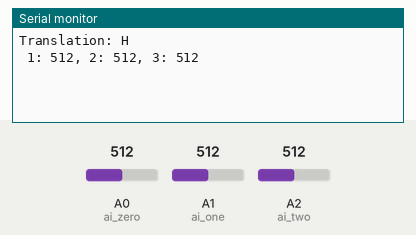
A sketch run on a simulated Arduino Uno, built with avr-gcc and run on an emulated ATmega328P. On the bench: the last lines printed to the serial monitor. The test bench sets the inputs (shaded band); at power-on: A0 (ai_zero) = 512, A2 (ai_two) = 512, A1 (ai_one) = 512.

Above: at 3.3 s.
3.4 s: A0 (ai_zero) set to 760
At 7.8 s:
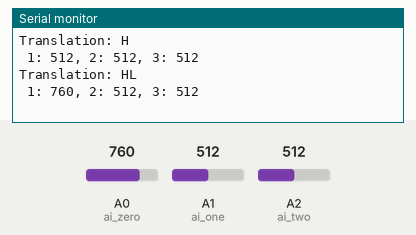
8.5 s: A2 (ai_two) set to 760
At 12.6 s:
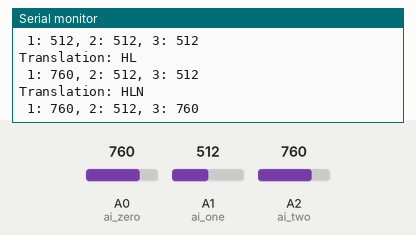
13.0 s: A1 (ai_one) set to 240
At 17.2 s:
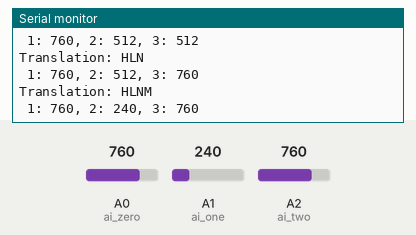
17.5 s: A0 (ai_zero) set to 740
At 21.7 s:
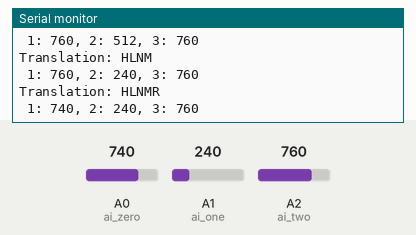
22.0 s: A1 (ai_one) set to 260
At 25.5 s:
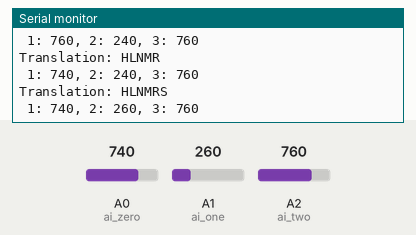
26.5 s: A2 (ai_two) set to 740
At 30.3 s:
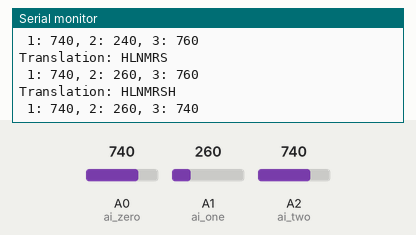
Timing chart, 0 to 31.8 s (numbered marks = the images above; inputs shaded):
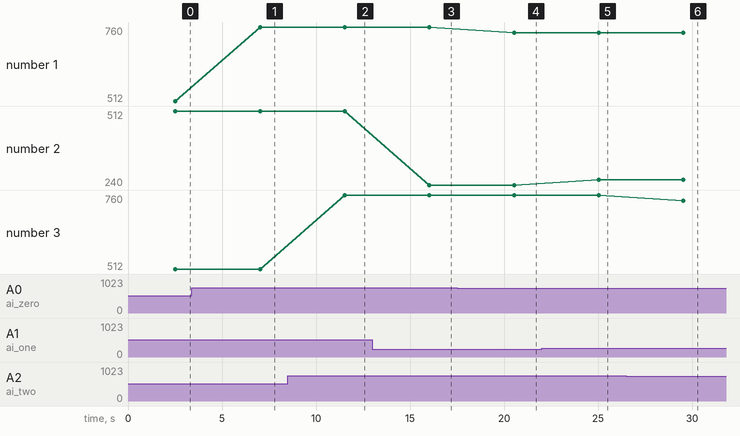

Measured:
- after the input at 3.4 s, the serial monitor: prints a new line after 3.6 s (image 1)
- after the input at 8.5 s, the serial monitor: prints a new line after 3.0 s (image 2)
- after the input at 13.0 s, the serial monitor: prints a new line after 3.0 s (image 3)
- after the input at 17.5 s, the serial monitor: prints a new line after 3.0 s (image 4)
- after the input at 22.0 s, the serial monitor: prints a new line after 3.0 s (image 5)
- after the input at 26.5 s, the serial monitor: prints a new line after 3.0 s (image 6)
- plotted number 1: 512 → 760 after the input at 3.4 s, 760 → 740 after the input at 17.5 s
- plotted number 2: 512 → 240 after the input at 13.0 s, 240 → 260 after the input at 22.0 s

The sketch:

Lab_12_Analog_Inputs.ino
```cpp
int ai_zero = 0;
int ai_one = 1;
int ai_two = 2;
int val_zero = 0;
int val_one = 0;
int val_two = 0;
int thresh_one = 250;
int thresh_two = 750;
String words = "Translation: ";


void setup() {

  Serial.begin(9600);
  pinMode(ai_zero, INPUT);
  pinMode(ai_one, INPUT);
  pinMode(ai_two, INPUT);

}

void loop() {
  val_zero = analogRead(ai_zero);
  val_one = analogRead(ai_one);
  val_two = analogRead(ai_two);
  delay(500);
  while (val_zero > thresh_two && val_one > thresh_two && val_two > thresh_two){
    delay(100);
    val_zero = analogRead(ai_zero);
    val_one = analogRead(ai_one);
    val_two = analogRead(ai_two);

  }

  delay(2000);

  val_zero = analogRead(ai_zero);
  val_one = analogRead(ai_one);
  val_two = analogRead(ai_two);
  if (thresh_one < val_zero && val_zero < thresh_two &&
    val_one > thresh_two && thresh_one < val_two && val_two < thresh_two){

   words = words + String("_");
   Serial.print("\n\n" + words + "\n 1: " + String(val_zero) +
   ", 2: " + String(val_one) + ", 3: " + String(val_two));

   }
   else if (val_zero > thresh_two && val_one > thresh_two &&
            thresh_one < val_two && val_two < thresh_two){

       words.remove(words.length() - 1);
       Serial.print("\n\n" + words + "\n 1: " + String(val_zero) +
       ", 2: " + String(val_one) + ", 3: " + String(val_two));


     }
     else {

      words = words + myLetter(val_zero, val_one, val_two);
      Serial.print("\n\n" + words + "\n 1: " + String(val_zero) +
      ", 2: " + String(val_one) + ", 3: " + String(val_two));

     }
     delay(2000);

}

String myLetter(int zero, int one, int two){
  String letter;
  if (zero < thresh_one){
    if (one < thresh_one){
      if (two < thresh_one){
        letter = String("A");
      }
    }
  }
     if (zero < thresh_one){
      if(one < thresh_one){
        if(thresh_one < two && two < thresh_two){
        letter = String("B");
      }
     }
    }
     if(zero < thresh_one){
       if(one > thresh_one && one < thresh_two){
         if(two > thresh_one && two < thresh_two){
        letter = String("C");
      }
     }
    }
      if (zero < thresh_one){
        if (one > thresh_one && one < thresh_two){
          if (two < thresh_one){
            letter = String("D");
          }
        }
      }
      if (zero > thresh_one && zero < thresh_two){
        if (one < thresh_one){
          if (two < thresh_one){
            letter = String("E");
          }
        }
      }
      if (zero > thresh_one && zero < thresh_two){
        if (one < thresh_one){
          if(two > thresh_one && two < thresh_two){
            letter = String("F");
          }
        }
      }
      if(zero > thresh_one && zero < thresh_two){
        if(one > thresh_one && one < thresh_two){
          if(two < thresh_one){
            letter = String("G");
          }
        }
      }
      if(zero > thresh_one && zero < thresh_two){
        if(one > thresh_one && one < thresh_two){
          if(two > thresh_one && two < thresh_two){
            letter = String("H");
          }
        }
      }
      if(zero > thresh_two){
        if(one < thresh_one){
          if(two < thresh_one){
            letter = String("I");
          }
        }
      }
      if(zero > thresh_two){
        if(one < thresh_one){
          if(two > thresh_one && two < thresh_two){
            letter = String("J");
          }
        }
      }
      if(zero > thresh_two){
        if(one > thresh_one && one < thresh_two){
          if(two < thresh_one){
            letter = String("K");
          }
        }
      }
      if(zero > thresh_two){
        if(one > thresh_one && one < thresh_two){
          if(two > thresh_one && two < thresh_two){
            letter = String("L");
          }
        }
      }
      if(zero > thresh_two){
        if(one < thresh_one){
          if(two > thresh_two){
            letter = String("M");
          }
        }
      }
      if(zero > thresh_two){
        if(one > thresh_one && one < thresh_two){
          if(two > thresh_two){
            letter = String("N");
          }
        }
      }
      if(zero > thresh_two){
        if(one > thresh_two){
          if(two < thresh_one){
            letter = String("O");
          }
        }
      }
      if(zero < thresh_one){
        if(one > thresh_two){
          if(two > thresh_two){
            letter = String("P");
          }
        }
      }
      if(zero > thresh_one && zero < thresh_two){
        if(one < thresh_one){
          if(two > thresh_two){
            letter = String("R");
          }
        }
      }
      if(zero > thresh_one && zero < thresh_two){
        if(one > thresh_one && one < thresh_two){
          if(two > thresh_two){
            letter = String("S");
          }
        }
      }
      if(zero > thresh_one && zero < thresh_two){
        if(one > thresh_two){
          if(two < thresh_one){
            letter = String("T");
          }
        }
      }
      if(zero > thresh_one && zero < thresh_two){
        if(one > thresh_two){
          if(two > thresh_two){
            letter = String("U");
          }
        }
      }
      if(zero < thresh_one){
        if(one < thresh_one){
          if(two > thresh_two){
            letter = String("V");
          }
        }
      }
      if(zero < thresh_one){
        if(one > thresh_one && one < thresh_two){
          if(two > thresh_two){
            letter = String("W");
          }
        }
      }
      if(zero < thresh_one){
        if(one > thresh_two){
          if(two < thresh_one){
            letter = String("X");
          }
        }
      }
      if(zero < thresh_one){
        if(one > thresh_two){
          if(two > thresh_one && two < thresh_two){
            letter = String("Y");
          }
        }
      }
  return letter;
}
```
